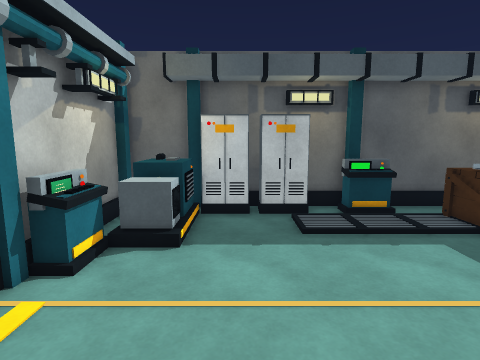
View 1 (above)

21 first-person views from a walk through a scene from a Unity 3-D project. The camera is 1.5 m above the floor, tilts 8° down and sees 80° across. Doors are open. The floor is counted in squares, 0.5 m on a side. Each view is taken from the middle of a square. On the plan, view 1 faces up. The plan holds only what a view shows up to about 20 squares ahead; the rest is blank. The player is left out. Some animated figures are left out. Some surface patterns are stand-ins.

View 2
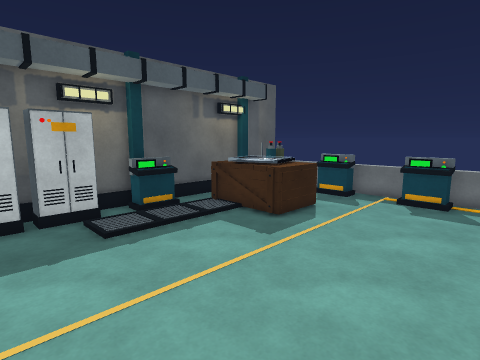

View 3
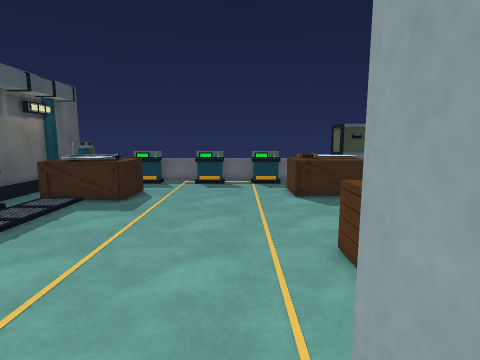

View 4
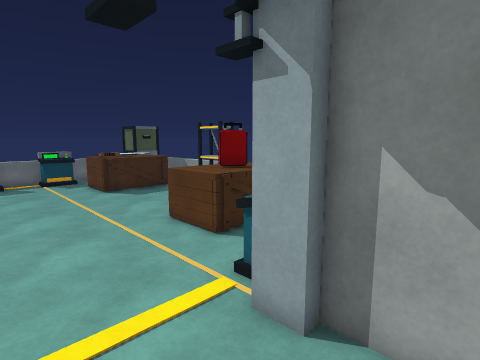

View 5
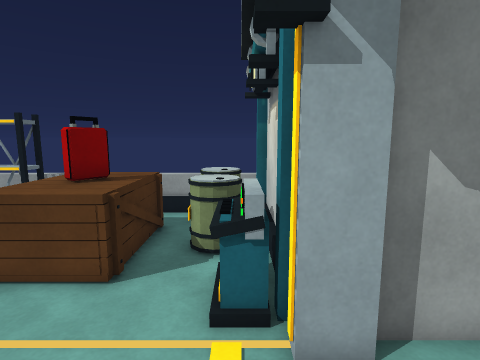

View 6
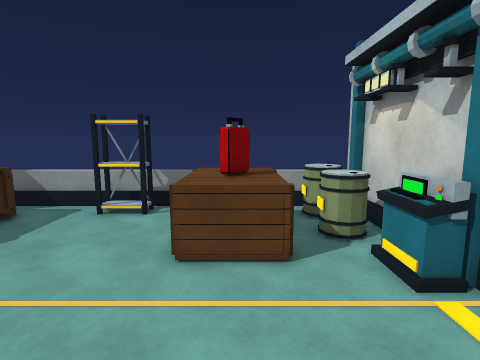

View 7
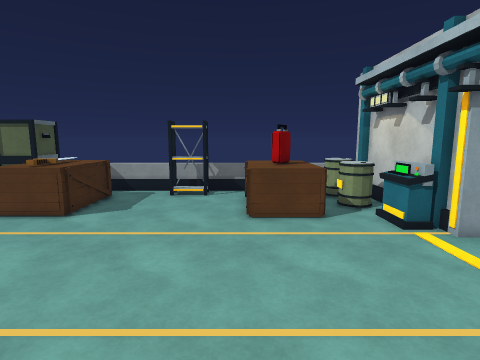

View 8
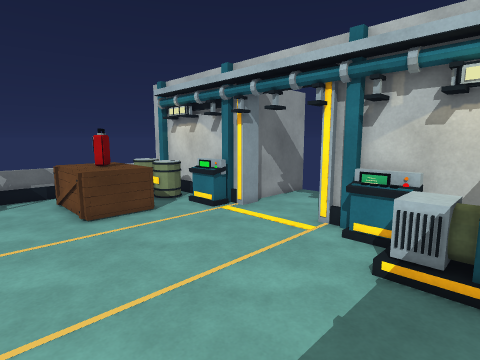

View 9
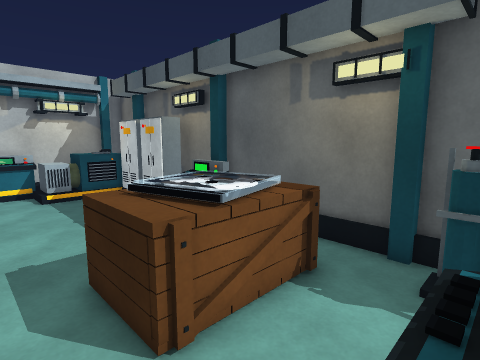

View 10
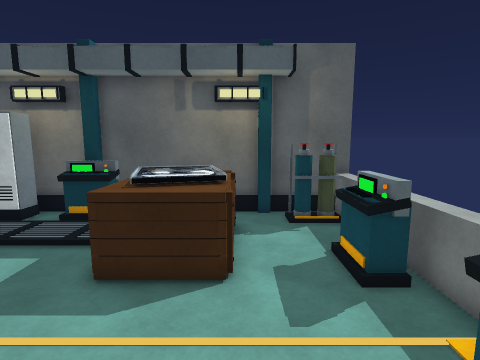

View 11
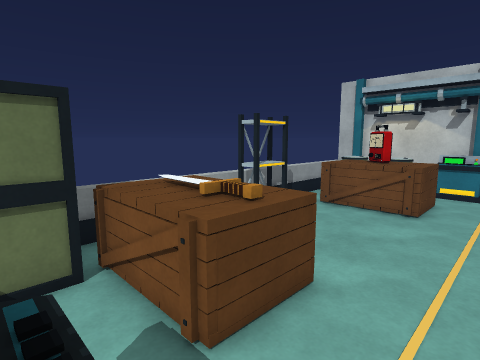

View 12
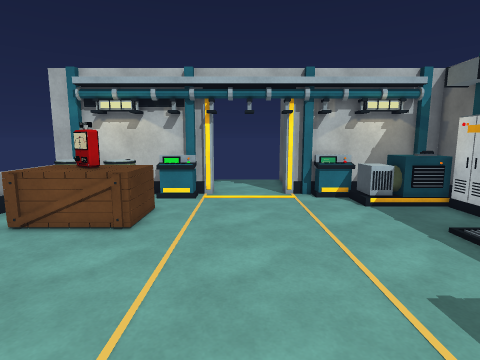

View 13
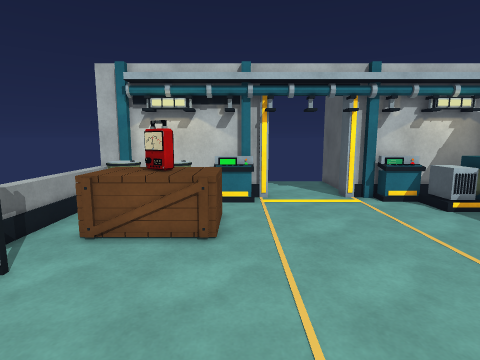

View 14
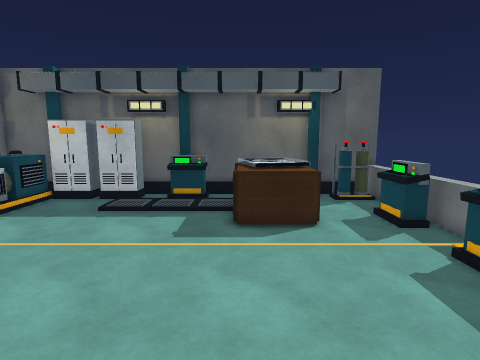

View 15
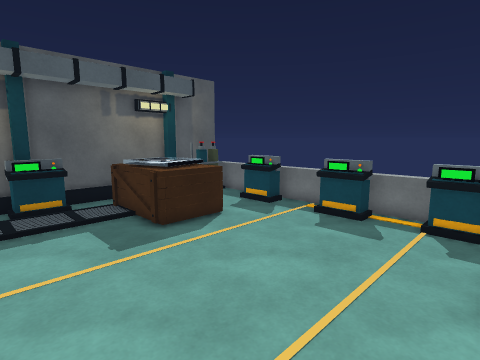

View 16
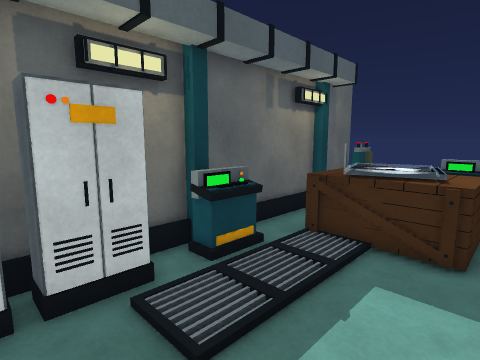

View 17
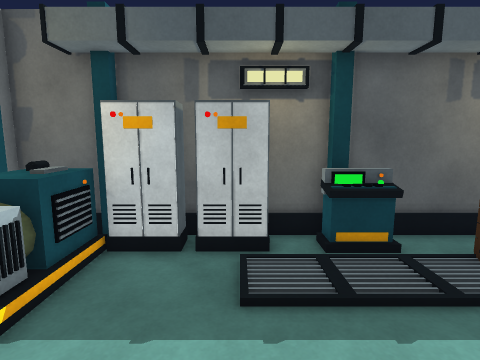

View 18
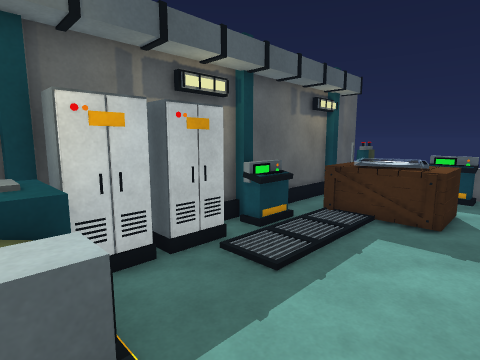

View 19
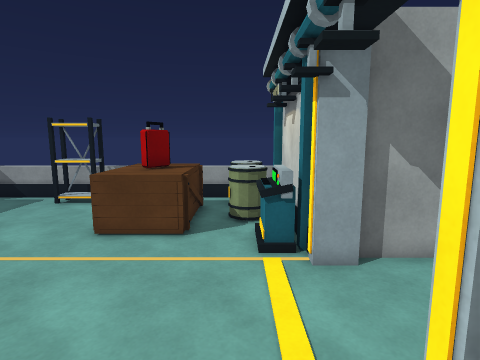

View 20
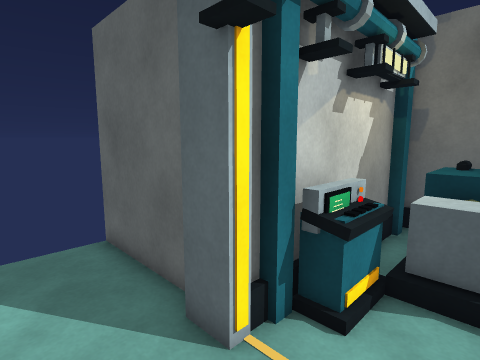

View 21
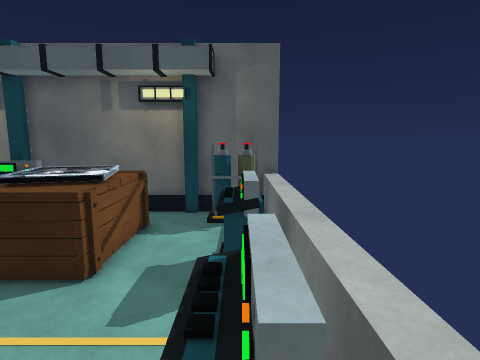

### Floor plan
Points are (right, up) in squares from view 1. A wall is a line through its corners. A room is listed if a view was taken in it or the views show most of it. See-through windows are left out.
Room 1 (views 1, 2, 5, 6, 7, 8, 9, 10, 11, 12, 13, 14, 15, 16, 17, 18, 19, 20, 21)
walls: (-4.7, 0.5) (-4.7, -0.5); (-4.7, 5.5) (-4.7, 4.5); (-5, 0.1) (-5, -8.4); (15.6, 13) (-5, 13) (-5, 4.9) (-4.6, 4.9)
low walls: (4.5, 12.8) (2.5, 12.8); (15, -0.1) (15, 12.9); (1, 12.8) (0.1, 12.8); (-4.7, -1.8) (-4.7, -2.4); (4.1, -7.8) (5.9, -7.8); (6, -7.8) (10.2, -7.8); (-4.7, -2.5) (-4.7, -3); (-4.7, -3.6) (-4.7, -4.4); (11.5, 12.8) (6.1, 12.8); (-4.7, 10.4) (-4.7, 9.8); (-4.7, -4.5) (-4.7, -5.4); (11.1, -7.8) (11.8, -7.8); (-4.7, 11.4) (-4.7, 10.5); (13.5, 12.8) (12.5, 12.8); (-3, -7.8) (4, -7.8); (14.5, 12.8) (13.9, 12.8); (-4.9, -8) (11.6, -8)
ways out: open door at (-5, 2.5) to room 2
objects: other object (-5, -7); other object (-5, -1); other object (-5, 6); other object (-5, 12); other object (-4, -7) to (-3, -6); other object (-4, -4) to (-3, -3); other object (-4, -2) to (-4, 0); other object (-4, 6) to (-4, 8); other object (-4, 8) to (-2, 11); other object (-2, 11) to (0, 12); other object (-2, 13); other object (-1, -6) to (2, -2); other object (0, -4) to (1, -3); other object (1, 11) to (3, 12); other object (4, -7) to (6, -6); other object (4, 11) to (6, 12); other object (5, 13); other object (8, 7) to (11, 11); other object (9, -6) to (12, -2); other object (9, 8) to (10, 9); other object (10, -5) to (11, -2); other object (12, -7) to (14, -5); other object (12, 13); other object (13, 11) to (14, 12); other object (14, -5); other object (14, -2) to (14, 0); other object (14, 2) to (14, 4); other object (14, 7) to (14, 8)
Room 2 (views 3, 4)
walls: (-6.5, 5) (-10.8, 5); (-5.9, 0.5) (-4.7, 0.5); (-4.7, 4.5) (-5.9, 4.5); (-10.8, 0) (-5.9, 0)
ways out: open door at (-5, 2.5) to room 1

Positions as (right, up) in squares from view 1, and headings:
1: (0, 0), facing up
2: (-1, 0), facing up-right
3: (-6, 1), facing right
4: (-8, 4), facing down-right
5: (-4, 4), facing down
6: (0, 5), facing down
7: (2, 9), facing down
8: (5, 10), facing down-left
9: (14, 5), facing up-left
10: (11, 1), facing up
11: (14, 1), facing down-left
12: (11, 2), facing left
13: (10, -1), facing left
14: (8, -3), facing up
15: (3, -2), facing up-right
16: (0, 6), facing up-right
17: (2, 4), facing up
18: (-3, 5), facing up-right
19: (-3, 7), facing down
20: (-2, 2), facing up-left
21: (14, 1), facing up
